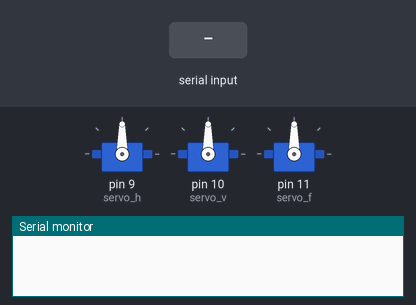
The sketch below on a simulated Arduino Uno, built with avr-gcc and run on an emulated ATmega328P. Shown: 3 × servo, the last lines printed to the serial monitor. The test bench sets the inputs (shaded band).

Above: at 1.2 s.
1.3 s: byte 97 (A) received over Serial
At 2.2 s:
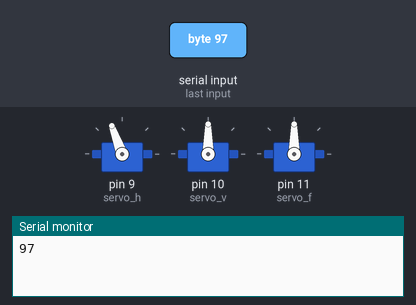
2.9 s: byte 104 (H) received over Serial
At 3.4 s:
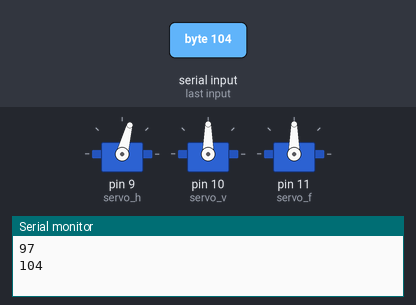
4.4 s: byte 111 (O) received over Serial
At 5.6 s:
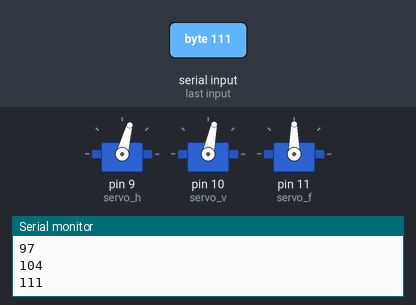
5.9 s: byte 98 (B) received over Serial
At 6.9 s:
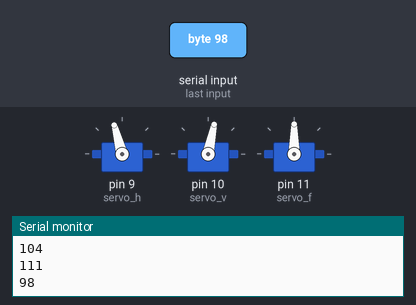
7.4 s: byte 100 (D) received over Serial
At 8.1 s:
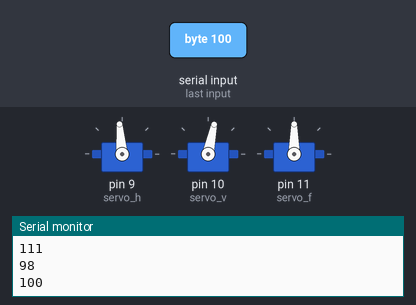
8.9 s: "2" received over Serial
At 9.2 s:
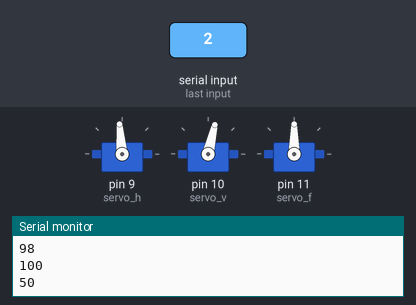
Timing chart, 0 to 11.4 s (numbered marks = the images above; inputs shaded):
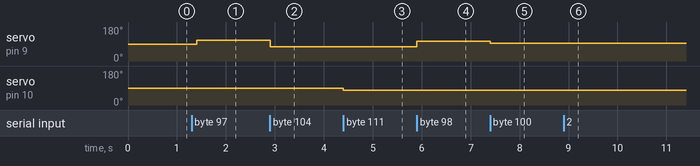

Measured:
- after the input at 1.3 s, servo on pin 9 (servo_h): 90° → 110° after 0.10 s
- after the input at 2.9 s, servo on pin 9 (servo_h): 110° → 75° at once
- after the input at 4.4 s, servo on pin 10 (servo_v): 90° → 78° at once
- after the input at 5.9 s, servo on pin 9 (servo_h): 75° → 105° at once
- after the input at 7.4 s, servo on pin 9 (servo_h): 105° → 95° at once
- after the input at 8.9 s, servo on pin 10 (servo_v): 78° → 77° at once

The sketch:

motion_face_fire_serial_version.ino
```cpp
#include <SoftwareSerial.h>
#include<Wire.h>
#include<Servo.h>
/*
1 2 3
4 5 6
7 8 9
*/


#define SLAVE_ADDR 0x04
#define left '4'
#define right '6'
#define up '2'
#define down '8'
#define FIRE '5'

#define A 'a'
#define B 'b'
#define C 'c'
#define D 'd'
#define E 'e'
#define F 'f'
#define G 'g'
#define H 'h'
#define I 'i'

#define J 'j'
#define K 'k'
#define L 'l'
#define M 'm'
#define N 'n'
#define O 'o'
#define P 'p'
#define Q 'q'
#define R 'r'


Servo servo_h;
Servo servo_v;
Servo servo_f;
static int pos_h=90;
static int pos_v=90;
static int pos_f=90;


void setup()
{
	Serial.begin(9600);           // start serial for output

	servo_h.attach(9);			//horizen at 9
	servo_v.attach(10);			//vertical at 10
	servo_f.attach(11);
	servo_h.write(pos_h);
	servo_v.write(pos_v);
  servo_f.write(pos_f);

}
void(* resetFunc) (void) = 0;//declare reset function at address 0
void loop()
{

        while(Serial.available())  receiveEvent();


	  delay(100);
}

void receiveEvent()
{
	int x = Serial.read();    // receive byte as an integer
	Serial.println(x);         // print the integer

        if(x==A) pos_h =110;
        if(x==B) pos_h =105;
        if(x==C) pos_h =100;
        if(x==D) pos_h =95;
        if(x==E) pos_h =90;
        if(x==F) pos_h =85;
        if(x==G) pos_h =80;
        if(x==H) pos_h =75;
        if(x==I) pos_h =70;

        if(x==R) pos_v =90;
        if(x==Q) pos_v =86;
        if(x==P) pos_v =82;
        if(x==O) pos_v =78;
        if(x==N) pos_v =74;
        if(x==M) pos_v =70;
        if(x==L) pos_v =66;
        if(x==K) pos_v =62;
        if(x==J) pos_v =58;
        //must used 2nd arduino board to control FIRE, or pos_h and pos_v will delay
        if(x==FIRE) fire();


// /* face tracking and keyboard command
  if(x==up && pos_v<=175) pos_v --;
	if(x==down && pos_v>=5) pos_v ++;
	if(x==left && pos_h>=5) pos_h ++;
	if(x==right && pos_h<=175) pos_h --;
//*/


 //       pos_h=x;
	servo_h.write(pos_h);
	servo_v.write(pos_v);

}

//*
void fire()
{
  for(pos_f = 30; pos_f < 160; pos_f += 1)  // goes from 0 degrees to 180 degrees
  {                                  // in steps of 1 degree
    servo_f.write(pos_f);              // tell servo to go to position in variable 'pos'
    delay(2);                       // waits 15ms for the servo to reach the position

  }
  for(pos_f = 160; pos_f>=31; pos_f-=1)     // goes from 180 degrees to 0 degrees
  {
    servo_f.write(pos_f);              // tell servo to go to position in variable 'pos'
    delay(2);                       // waits 15ms for the servo to reach the position

  }

}
//*/
```
